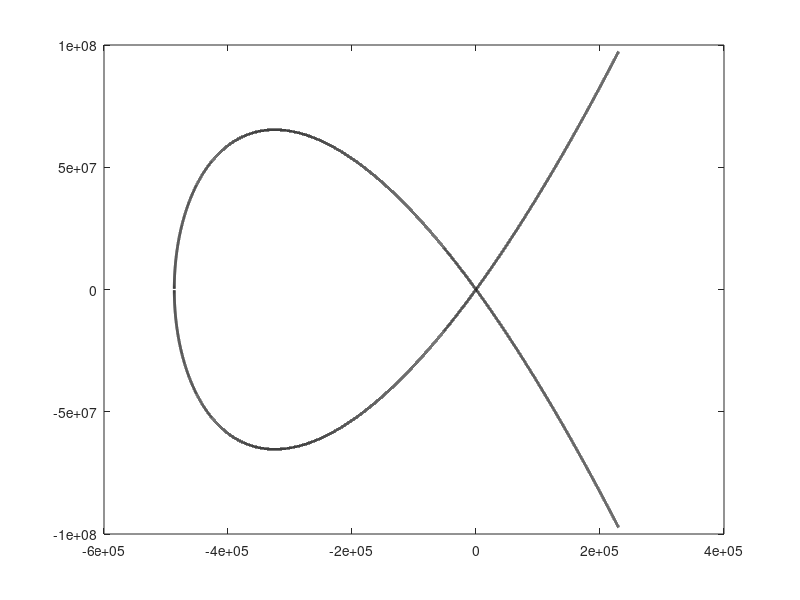

MATLAB code for this plot:
% Included to show how the plot was generated

%y^2 = x^3 + 486662x^2 + x
x = -500000:10:230000;
d = sqrt(x.^3+486662*x.^2+x);
id = find(d~=real(d));
d(id) = nan;

y1=-d/2;
y2=d/2;

plot(x,y1, "black", "linewidth", 2, x,y2, "black", "linewidth", 2)
